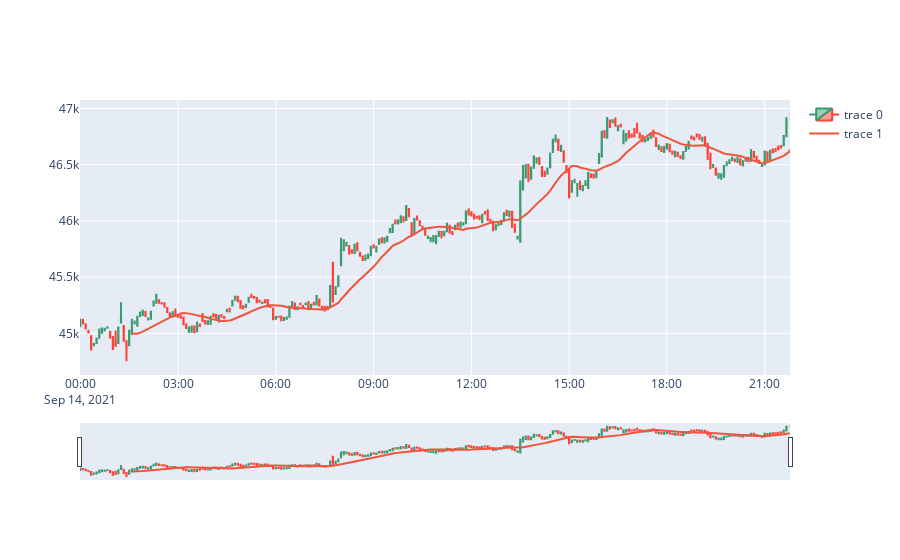

Source (notebook cell):
### Code cell
plot_indicators(data, data['bb_bbm'].values)

### Figure 1 — Plotly figure (JSON) as saved in the notebook; plotly's stock layout.template omitted (floating-point values rounded to 4 significant figures; data arrays with more than 128 entries replaced by an {"elided": "..."} marker saying what was removed)
{"data": [{"close": {"elided": "263 float values"}, "high": {"elided": "263 float values"}, "low": {"elided": "263 float values"}, "open": {"elided": "263 float values"}, "type": "candlestick", "x": {"elided": "263 str values"}}, {"type": "scatter", "x": {"elided": "263 str values"}, "y": {"elided": "263 float values"}}], "layout": {}}
